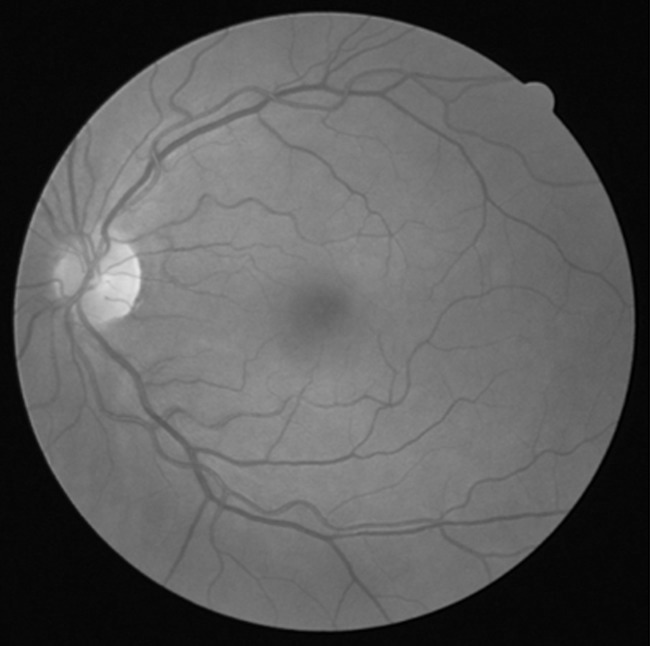
#> input picture PDI_TP4/images/eyebw.jpg, 650 x 646 px, found by its file name
$ jupyter execute punto5y6.ipynb
#> lines starting #> are read from the running program, lines starting #| are printed output that depends on the picture
El brillo es la intensidad promedio de todos los pixeles de la imagen, mientras que el contraste se refiere a la diferencia entre las partes más claras y las partes más oscuras de la imagen. El brillo ajusta la luminosidad total de una imagen, haciendo que todos los tonos, tanto claros como oscuros, se aclaren o se oscurezcan juntos. El contraste, en cambio, altera la diferencia entre los tonos más claros y más oscuros de la imagen, aumentando o disminuyendo el rango tonal entre ellos.

[cell 1]
import cv2
import numpy as np
import matplotlib.pyplot as plt

image = cv2.imread('eyebw.jpg', cv2.IMREAD_GRAYSCALE)
#> image is the input picture: shape (646, 650); min 0, max 229, mean 88.9

image = image.astype(np.float32) / 255.0 # lo paso a float

brillo = 0.5 # ente 0 y 1
contraste = 1

imgmodificada = (image - 0.5) * contraste
imgmodificada = imgmodificada + 0.5 + brillo

imgmodificada = np.clip(imgmodificada, 0, 1)
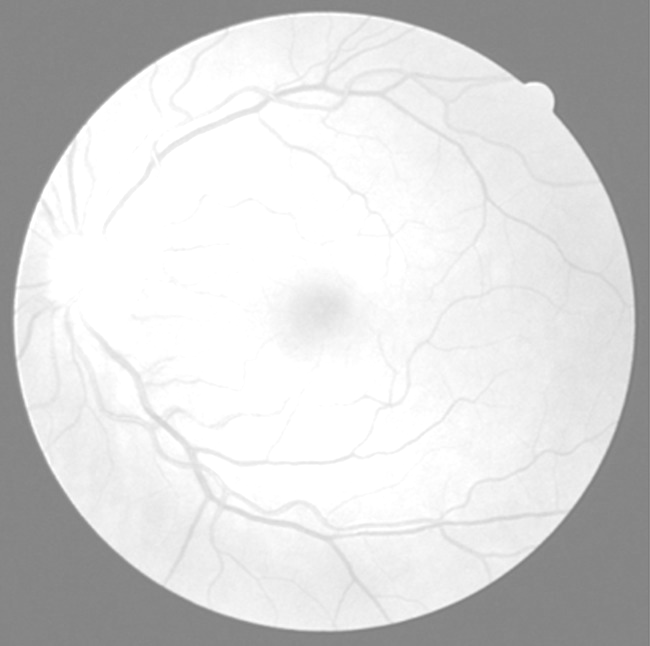
#> imgmodificada: shape (646, 650) float32; min 0.5, max 1, mean 0.84

# plot
plt.figure(figsize=(12,5))
plt.subplot(1,2,1)
plt.title("Imagen")
plt.imshow(image, interpolation='none', cmap='gray', vmin=0, vmax=1)
plt.xticks([]), plt.yticks([])

plt.subplot(1,2,2)
plt.title("Imagen con brillo")
plt.imshow(imgmodificada, interpolation='none', cmap='gray', vmin=0, vmax=1)
plt.xticks([]), plt.yticks([])

plt.show()
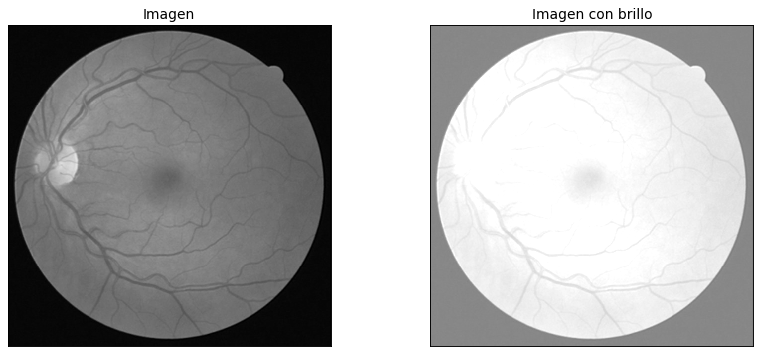
#> figure drawn by matplotlib, 2 panels

brillo = 0 # ente 0 y 1
contraste = 4

imgmodificada = (image - 0.5) * contraste
imgmodificada = imgmodificada + 0.5 + brillo

imgmodificada = np.clip(imgmodificada, 0, 1)
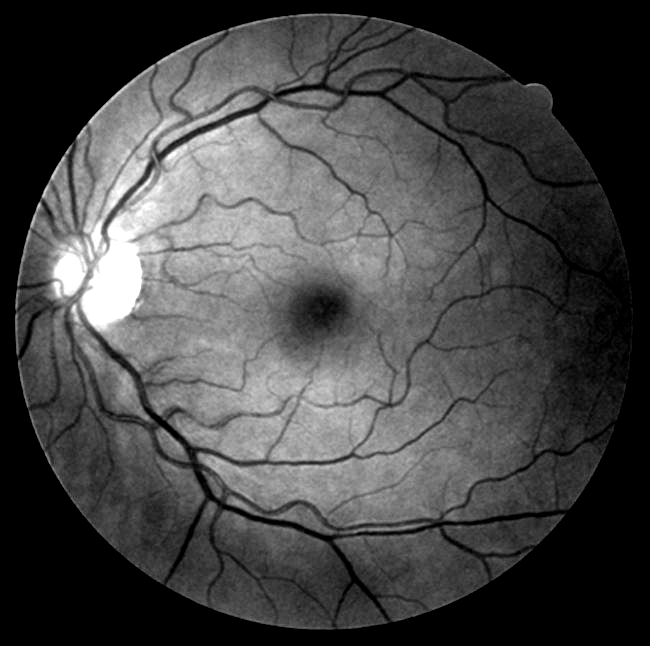
#> imgmodificada: shape (646, 650) float32; min 0, max 1, mean 0.276

# plot
plt.figure(figsize=(12,5))
plt.subplot(1,2,1)
plt.title("Imagen")
plt.imshow(image, interpolation='none', cmap='gray', vmin=0, vmax=1)
plt.xticks([]), plt.yticks([])

plt.subplot(1,2,2)
plt.title("Imagen con contraste")
plt.imshow(imgmodificada, interpolation='none', cmap='gray', vmin=0, vmax=1)
plt.xticks([]), plt.yticks([])

plt.show()
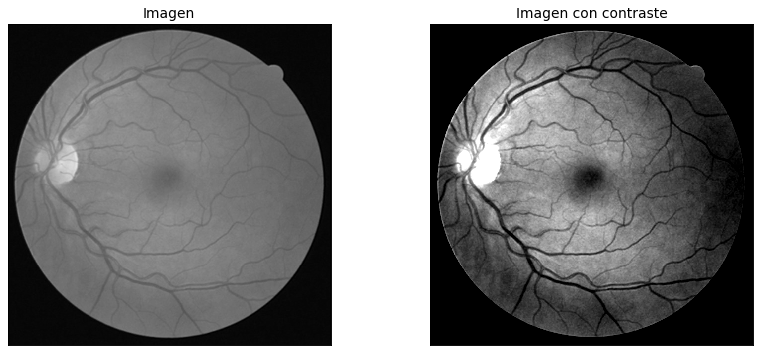
#> figure drawn by matplotlib, 2 panels
